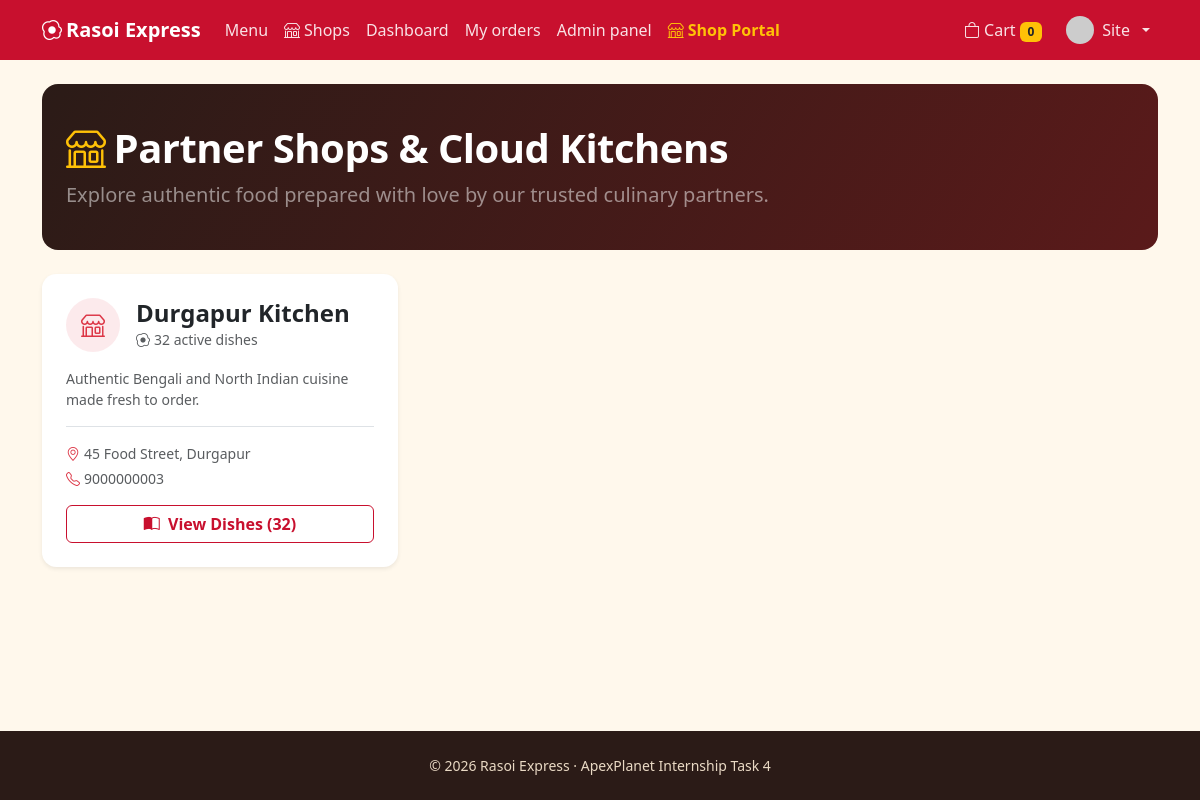
The app's page /shops.php (signed in) with its own data.
### tables this page shows
CREATE TABLE users (
  id INT UNSIGNED AUTO_INCREMENT PRIMARY KEY,
  name VARCHAR(80) NOT NULL,
  email VARCHAR(120) NOT NULL UNIQUE,
  phone VARCHAR(15) DEFAULT NULL,
  address VARCHAR(255) DEFAULT NULL,
  password_hash VARCHAR(255) NOT NULL,
  role ENUM('user','admin','shop_owner') NOT NULL DEFAULT 'user',
  status ENUM('active','blocked') NOT NULL DEFAULT 'active',
  avatar VARCHAR(255) DEFAULT NULL,
  last_login_at DATETIME DEFAULT NULL,
  created_at TIMESTAMP DEFAULT CURRENT_TIMESTAMP,
  INDEX idx_users_role (role),
  INDEX idx_users_last_login (last_login_at)
);

CREATE TABLE shops (
  id INT UNSIGNED AUTO_INCREMENT PRIMARY KEY,
  name VARCHAR(100) NOT NULL,
  description TEXT,
  address VARCHAR(255) NOT NULL,
  phone VARCHAR(15) NOT NULL,
  owner_id INT UNSIGNED NOT NULL,
  created_at TIMESTAMP DEFAULT CURRENT_TIMESTAMP,
  CONSTRAINT fk_shops_owner FOREIGN KEY (owner_id) REFERENCES users(id) ON DELETE CASCADE,
  INDEX idx_shops_owner (owner_id)
);

### includes/auth.php (called while the page is built, shortened)
<?php
require_once __DIR__ . '/db.php';
function e($v): string { return htmlspecialchars((string)$v, ENT_QUOTES, 'UTF-8'); }
function url(string $p = ''): string { return BASE_URL . '/' . ltrim($p, '/'); }
function current_user(): ?array {
    static $u = false;
    if ($u === false) {
        $u = null;
        if (!empty($_SESSION['uid'])) {
            $s = db()->prepare('SELECT id,name,email,phone,address,role,status,avatar FROM users WHERE id=?');
            $s->execute([$_SESSION['uid']]);
            $u = $s->fetch() ?: null;
        }
    }
    return $u;
}
function avatar_url(?array $u): string {
    return ($u && $u['avatar']) ? url('uploads/avatars/' . $u['avatar'])
        : 'https://ui-avatars.com/api/?background=c8102e&color=fff&name=' . urlencode($u['name'] ?? 'U');
}
function cart(): array { return $_SESSION['cart'] ?? []; }
function cart_count(): int { return array_sum(cart()); }

### includes/db.php (called while the page is built, shortened)
<?php
function db(): PDO {
    static $pdo = null;
    if ($pdo === null) {
        try {
            $pdo = new PDO('mysql:host=' . DB_HOST . ';dbname=' . DB_NAME . ';charset=utf8mb4', DB_USER, DB_PASS, [
                PDO::ATTR_ERRMODE => PDO::ERRMODE_EXCEPTION,
                PDO::ATTR_DEFAULT_FETCH_MODE => PDO::FETCH_ASSOC,
                PDO::ATTR_EMULATE_PREPARES => false,
            ]);
        } catch (PDOException $e) {
            error_log($e->getMessage());
            http_response_code(500);
            ?>
            <!DOCTYPE html>
            <html lang="en">
            <head>
            <meta charset="UTF-8">
            <meta name="viewport" content="width=device-width, initial-scale=1">
            <title>Database Offline | Rasoi Express</title>
            <link href="https://cdn.jsdelivr.net/npm/bootstrap@5.3.3/dist/css/bootstrap.min.css" rel="stylesheet">
            <link href="https://cdn.jsdelivr.net/npm/bootstrap-icons@1.11.3/font/bootstrap-icons.min.css" rel="stylesheet">
            <style>
              body { background: #f8f9fa; font-family: system-ui, -apple-system, sans-serif; display: flex; align-items: center; justify-content: center; min-height: 100vh; padding: 20px; }
              .card { max-width: 580px; width: 100%; border: 0; box-shadow: 0 10px 30px rgba(0,0,0,0.08); border-radius: 16px; }
              .icon-box { width: 64px; height: 64px; border-radius: 50%; background: #fee2e2; color: #dc2626; display: flex; align-items: center; justify-content: center; font-size: 2rem; margin: 0 auto 1.25rem; }
            </style>
            </head>
            <body>
            <div class="card p-4 p-md-5 text-center">
              <div class="icon-box"><i class="bi bi-database-slash"></i></div>
              <h3 class="fw-bold mb-2">MariaDB / MySQL Server is Offline</h3>
              <p class="text-muted mb-4">Your PHP web server is running, but the database server on port 3306 is not turned on.</p>
              <div class="alert alert-warning text-start mb-4">
                <div class="fw-bold mb-2"><i class="bi bi-play-circle-fill me-1"></i> How to start it:</div>
                <ol class="mb-0 ps-3 small">
                  <li class="mb-1">Go to your project folder: <code>E:\ApexPlanet-Internship\Task-4\apexplanet-task4</code></li>
                  <li class="mb-1">Double-click <strong><code>start-database.bat</code></strong> (or <strong><code>run.bat</code></strong>).</li>
                  <li>Keep that command window open and click the button below.</li>
                </ol>
              </div>
              <div class="d-grid gap-2">
                <button onclick="location.reload()" class="btn btn-danger py-2 fw-semibold"><i class="bi bi-arrow-clockwise me-1"></i> Refresh Page</button>
              </div>
              <details class="text-start mt-3 small text-muted">
                <summary class="cursor-pointer">Technical error details</summary>
                <pre class="bg-light p-2 rounded mt-2 text-danger mb-0" style="font-size: 0.78rem; overflow-x: auto;"><?= htmlspecialchars($e->getMessage(), ENT_QUOTES, 'UTF-8') ?></pre>
              </details>
            </div>
            </body>
            </html>
            <?php
            exit;
        }
    }
    return $pdo;
}

### shops.php (the view, shortened to what this page needs)
<?php
require_once __DIR__ . '/includes/auth.php';
$pdo = db();
$shopsStmt = $pdo->query("SELECT s.*, u.name AS owner_name,
    COUNT(f.id) AS total_dishes
FROM shops s
JOIN users u ON u.id = s.owner_id
LEFT JOIN foods f ON f.shop_id = s.id AND f.is_available = 1
GROUP BY s.id, u.name
ORDER BY s.id ASC");
$shops = $shopsStmt->fetchAll();
require __DIR__ . '/includes/header.php';
?>
<div class="hero mb-4">
  <h1 class="display-6 fw-bold mb-2"><i class="bi bi-shop me-2 text-warning"></i>Partner Shops &amp; Cloud Kitchens</h1>
  <p class="lead mb-0 text-white-50">Explore authentic food prepared with love by our trusted culinary partners.</p>
</div>
<?php if (empty($shops)): ?>
  <div class="text-center text-muted py-5">
    <i class="bi bi-shop display-1 text-secondary opacity-50 mb-3 d-block"></i>
    <p class="fs-5">No partner shops registered yet.</p>
    <a href="<?= url('index.php') ?>" class="btn btn-rx">Browse Main Menu</a>
  </div>
<?php else: ?>
  <div class="row g-4">
    <?php foreach ($shops as $s): ?>
      <div class="col-md-6 col-lg-4">
        <div class="card h-100 shadow-sm border-0 food-card">
          <div class="card-body d-flex flex-column p-4">
            <div class="d-flex align-items-center gap-3 mb-3">
              <div class="rounded-circle bg-danger bg-opacity-10 text-danger p-3 d-flex align-items-center justify-content-center" style="width: 54px; height: 54px;">
                <i class="bi bi-shop fs-4"></i>
              </div>
              <div>
                <h4 class="card-title mb-0 fw-bold"><?= e($s['name']) ?></h4>
                <small class="text-muted"><i class="bi bi-egg-fried me-1"></i><?= (int)$s['total_dishes'] ?> active dishes</small>
              </div>
            </div>
            <p class="card-text text-muted small flex-grow-1 mb-3">
              <?= e($s['description'] ?: 'Authentic, hygienic, and fresh food prepared daily.') ?>
            </p>
            <div class="border-top pt-3 mb-3 small text-muted">
              <div class="mb-1"><i class="bi bi-geo-alt text-danger me-1"></i><?= e($s['address']) ?></div>
              <?php if (!empty($s['phone'])): ?>
                <div><i class="bi bi-telephone text-danger me-1"></i><?= e($s['phone']) ?></div>
              <?php endif; ?>
            </div>
            <div class="d-grid">
              <a href="<?= url('index.php?shop=' . $s['id']) ?>" class="btn btn-outline-rx fw-semibold">
                <i class="bi bi-book-half me-1"></i> View Dishes (<?= (int)$s['total_dishes'] ?>)
              </a>
            </div>
          </div>
        </div>
      </div>
    <?php endforeach; ?>
  </div>
<?php endif; ?>
<?php require __DIR__ . '/includes/footer.php'; ?>

### includes/header.php (shortened to what this page needs)
<?php require_once __DIR__ . '/auth.php'; $me = current_user(); $isAdminArea = !empty($adminArea); $isShopArea = !empty($shopArea); ?>
<!DOCTYPE html>
<html lang="en">
<head>
<link href="https://cdn.jsdelivr.net/npm/bootstrap@5.3.3/dist/css/bootstrap.min.css" rel="stylesheet">
<link href="https://cdn.jsdelivr.net/npm/bootstrap-icons@1.11.3/font/bootstrap-icons.min.css" rel="stylesheet">
<link href="<?= url('assets/css/style.css') ?>" rel="stylesheet">
</head>
<body>
<nav class="navbar navbar-expand-lg navbar-dark rx-nav sticky-top">
  <div class="container">
    <a class="navbar-brand fw-bold" href="<?= url($isAdminArea ? 'admin/index.php' : ($isShopArea ? 'shop/index.php' : 'index.php')) ?>"><i class="bi bi-egg-fried me-1"></i><?= APP_NAME ?></a>
    <div class="collapse navbar-collapse" id="nav">
      <ul class="navbar-nav me-auto">
        <?php if ($isAdminArea): ?>
          <li class="nav-item"><a class="nav-link" href="<?= url('admin/index.php') ?>">Dashboard</a></li>
          <li class="nav-item"><a class="nav-link" href="<?= url('admin/foods.php') ?>">Foods</a></li>
          <li class="nav-item"><a class="nav-link" href="<?= url('admin/categories.php') ?>">Categories</a></li>
          <li class="nav-item"><a class="nav-link" href="<?= url('admin/orders.php') ?>">Orders</a></li>
          <li class="nav-item"><a class="nav-link" href="<?= url('admin/users.php') ?>">Users</a></li>
          <li class="nav-item"><a class="nav-link text-warning" href="<?= url('shop/index.php') ?>"><i class="bi bi-shop me-1"></i>Shop Portal</a></li>
          <li class="nav-item"><a class="nav-link" href="<?= url('index.php') ?>">View site</a></li>
        <?php else: ?>
          <li class="nav-item"><a class="nav-link" href="<?= url('index.php') ?>">Menu</a></li>
          <li class="nav-item"><a class="nav-link" href="<?= url('shops.php') ?>"><i class="bi bi-shop me-1"></i>Shops</a></li>
          <?php if ($me): ?>
            <li class="nav-item"><a class="nav-link" href="<?= url('dashboard.php') ?>">Dashboard</a></li>
            <li class="nav-item"><a class="nav-link" href="<?= url('orders.php') ?>">My orders</a></li>
            <?php if ($me['role'] === 'admin'): ?><li class="nav-item"><a class="nav-link" href="<?= url('admin/index.php') ?>">Admin panel</a></li><?php endif; ?>
            <?php if ($me['role'] === 'shop_owner' || $me['role'] === 'admin'): ?><li class="nav-item"><a class="nav-link text-warning fw-semibold" href="<?= url('shop/index.php') ?>"><i class="bi bi-shop me-1"></i><?= $me['role'] === 'admin' ? 'Shop Portal' : 'My Shop' ?></a></li><?php endif; ?>
          <?php endif; ?>
        <?php endif; ?>
      </ul>
      <ul class="navbar-nav align-items-lg-center gap-lg-2">
        <?php if (!$isAdminArea && !$isShopArea): ?>
        <li class="nav-item"><a class="nav-link" href="<?= url('cart.php') ?>"><i class="bi bi-bag"></i> Cart <span class="badge bg-warning text-dark"><?= cart_count() ?></span></a></li>
        <?php endif; ?>
        <?php if ($me): ?>
          <li class="nav-item dropdown">
            <a class="nav-link dropdown-toggle d-flex align-items-center gap-2" href="#" data-bs-toggle="dropdown">
              <img src="<?= e(avatar_url($me)) ?>" class="rounded-circle" width="28" height="28" alt=""><?= e(explode(' ', $me['name'])[0]) ?>
            </a>
          </li>
        <?php else: ?>
          <li class="nav-item"><a class="nav-link" href="<?= url('login.php') ?>">Log in</a></li>
          <li class="nav-item"><a class="btn btn-warning btn-sm" href="<?= url('register.php') ?>">Sign up</a></li>
        <?php endif; ?>
      </ul>
    </div>
  </div>
</nav>
<main class="container py-4 main-content flex-grow-1 d-flex flex-column">

### assets/css/style.css (style rules this page uses)
:root { --rx-red:#c8102e;--rx-dark:#2b1b17;--rx-gold:#f7b32b;--rx-leaf:#2f6f4e;--rx-paper:#fff8ec }
body { background:var(--rx-paper);color:var(--rx-dark);font-family:'Segoe UI',system-ui,-apple-system,sans-serif;min-height:100vh;display:flex;flex-direction:column }
main.main-content { flex:1 0 auto }
.rx-nav { background:var(--rx-red) }
.rx-nav .nav-link { color:rgba(255,255,255,.88) }
.btn-outline-rx { border-color:var(--rx-red);color:var(--rx-red) }
.hero { background:linear-gradient(120deg,var(--rx-dark) 0%,#5a1a1a 100%);color:#fff;border-radius:1rem;padding:2.5rem 1.5rem }
.hero h1 { font-weight:800;letter-spacing:-.5px }
.food-card { border:0;border-radius:.9rem;overflow:hidden;box-shadow:0 2px 10px rgba(43,27,23,.08);height:100% }

### records on screen
users: name "Site"
shops: name "Durgapur Kitchen", total_dishes "32", description "Authentic Bengali and North Indian cuisine made fresh to order.", address "45 Food Street, Durgapur", phone "9000000003"

### other values on screen
APP_NAME "Rasoi Express"
cart_count() "0"
